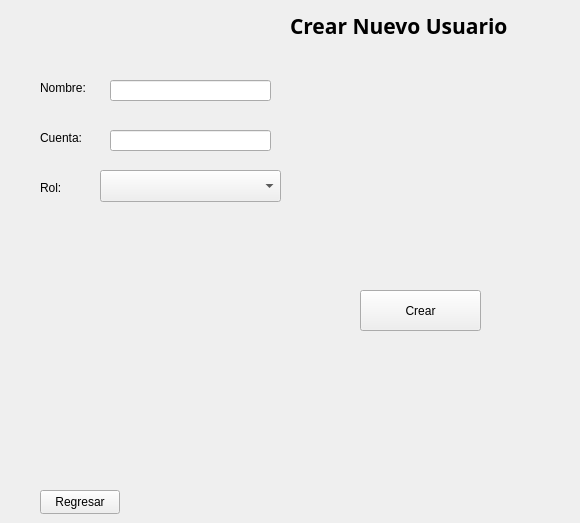
    <widget class="QWidget" name="CrearUsuario">
     <widget class="QLabel" name="label_10">
      <property name="geometry">
       <rect>
        <x>290</x>
        <y>10</y>
        <width>281</width>
        <height>31</height>
       </rect>
      </property>
      <property name="font">
       <font>
        <family>Segoe UI Black</family>
        <pointsize>16</pointsize>
        <bold>true</bold>
       </font>
      </property>
      <property name="text">
       <string>Crear Nuevo Usuario</string>
      </property>
     </widget>
     <widget class="QLabel" name="label_11">
      <property name="geometry">
       <rect>
        <x>40</x>
        <y>80</y>
        <width>49</width>
        <height>16</height>
       </rect>
      </property>
      <property name="text">
       <string>Nombre:</string>
      </property>
     </widget>
     <widget class="QLineEdit" name="NombreCrear">
      <property name="geometry">
       <rect>
        <x>110</x>
        <y>80</y>
        <width>161</width>
        <height>21</height>
       </rect>
      </property>
     </widget>
     <widget class="QLabel" name="label_12">
      <property name="geometry">
       <rect>
        <x>40</x>
        <y>130</y>
        <width>49</width>
        <height>16</height>
       </rect>
      </property>
      <property name="text">
       <string>Cuenta:</string>
      </property>
     </widget>
     <widget class="QLineEdit" name="CrearCuenta">
      <property name="geometry">
       <rect>
        <x>110</x>
        <y>130</y>
        <width>161</width>
        <height>21</height>
       </rect>
      </property>
     </widget>
     <widget class="QLabel" name="label_13">
      <property name="geometry">
       <rect>
        <x>40</x>
        <y>180</y>
        <width>49</width>
        <height>16</height>
       </rect>
      </property>
      <property name="text">
       <string>Rol:</string>
      </property>
     </widget>
     <widget class="QPushButton" name="pushButton_16">
      <property name="geometry">
       <rect>
        <x>360</x>
        <y>290</y>
        <width>121</width>
        <height>41</height>
       </rect>
      </property>
      <property name="text">
       <string>Crear</string>
      </property>
     </widget>
     <widget class="QPushButton" name="pushButton_17">
      <property name="geometry">
       <rect>
        <x>40</x>
        <y>490</y>
        <width>80</width>
        <height>24</height>
       </rect>
      </property>
      <property name="text">
       <string>Regresar</string>
      </property>
     </widget>
     <widget class="QComboBox" name="RolUserCreate">
      <property name="geometry">
       <rect>
        <x>100</x>
        <y>170</y>
        <width>181</width>
        <height>32</height>
       </rect>
      </property>
     </widget>
    </widget>
